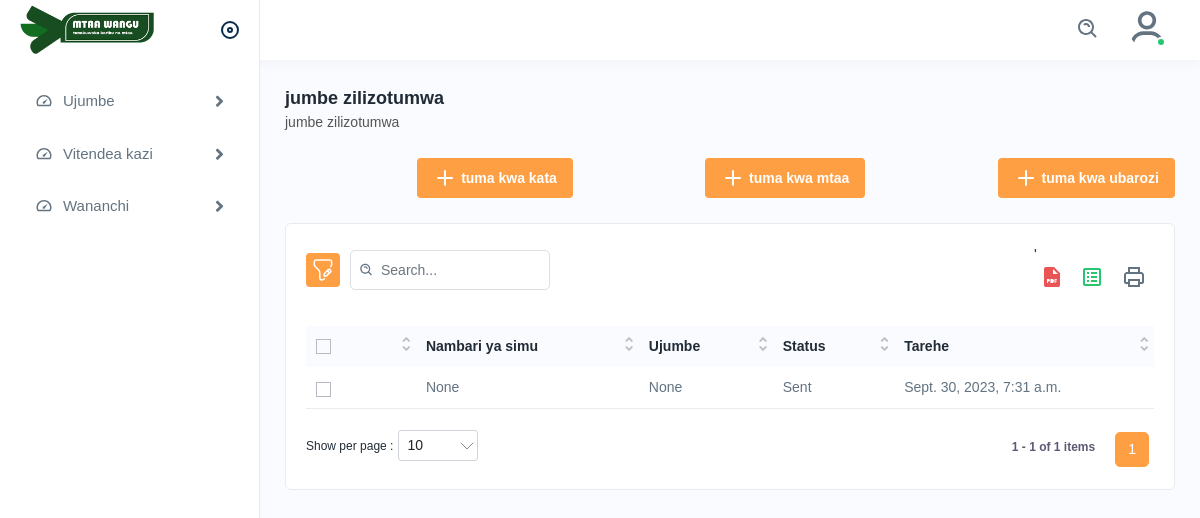
Before: /jumbe-zilizotumwa/ with the older database file.
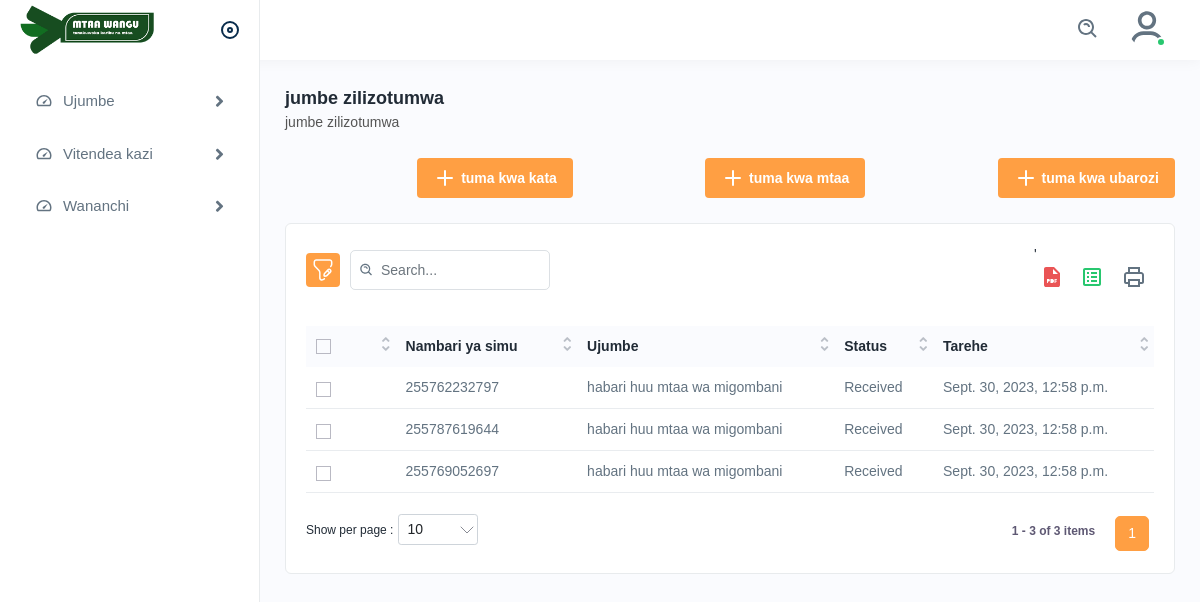
After: the same page with the newer database file.
### ujumbe/models.py (models this page shows, shortened)
class UjumbeUliotumwa(models.Model):
    mtendaji = models.ForeignKey(Mtendaji, on_delete=models.CASCADE, null=True, related_name="zilizotumwa_mtendaji")
    mjumbe = models.ForeignKey(Mjumbe, on_delete=models.CASCADE, null=True, related_name="zilizotumwa_mjumbe")
    ujumbe = models.TextField(null=True)
    nambari_ya_simu = models.CharField(max_length=80, null=True, blank=True)
    is_delivered = models.BooleanField(default=False)
    date_created = models.DateTimeField(auto_now=True)
    class Meta:
        verbose_name_plural = 'jumbeZilizotumwa'

### ujumbe/views.py (the view)
# urls.py: path('jumbe-zilizotumwa/', views.orodha_ya_jumbe_zilizotumwa, name="jumbe-zilizotumwa"),
def orodha_ya_jumbe_zilizotumwa(request):
    jumbe = ujumbe_models.UjumbeUliotumwa.objects.all()
    context = {
        'jumbe': jumbe,
    }
    return render(request, 'ujumbe/jumbe_zilizotumwa.html', context)

### templates/ujumbe/jumbe_zilizotumwa.html (shortened to what this page needs)
{% extends 'base/index.html' %}
{% load static %}
{% block page %}jumbe zilizotumwa{% endblock page %}
{% block slogan %}jumbe zilizotumwa{% endblock slogan %}
{% block content %}
<div class="page-header">
    <div class="page-btn">
        <a href="{% url 'tuma-kwa-kata' %}" class="btn btn-added"><img src="{% static 'assets/img/icons/plus.svg' %}" alt="img" class="me-1">tuma kwa kata</a>
    </div>
    <div class="page-btn">
        <a href="{% url 'tuma-kwa-mtaa' %}" class="btn btn-added"><img src="{% static 'assets/img/icons/plus.svg' %}" alt="img" class="me-1">tuma kwa mtaa</a>
    </div>
    <div class="page-btn">
        <a href="{% url 'tuma-kwa-barozi' %}" class="btn btn-added"><img src="{% static 'assets/img/icons/plus.svg' %}" alt="img" class="me-1">tuma kwa ubarozi</a>
    </div>
</div>
<div class="card">
    <div class="card-body">
    <div class="table-top">
    <div class="search-set">
    <div class="search-path">
    <a class="btn btn-filter" id="filter_search">
        <img src="{% static 'assets/img/icons/filter.svg' %}" alt="img">
    </a>
    </div>
    <div class="search-input">
    <a class="btn btn-searchset"><img src="{% static 'assets/img/icons/search-white.svg' %}" alt="img"></a>
    </div>
    </div>
    <div class="wordset">'
    <ul>
    <li>
    <a data-bs-toggle="tooltip" data-bs-placement="top" title="pdf"><img src="{% static 'assets/img/icons/pdf.svg' %}" alt="img"></a>
    </li>
    <li>
    <a data-bs-toggle="tooltip" data-bs-placement="top" title="excel"><img src="{% static 'assets/img/icons/excel.svg' %}" alt="img"></a>
    </li>
    <li>
    <a data-bs-toggle="tooltip" data-bs-placement="top" title="print"><img src="{% static 'assets/img/icons/printer.svg' %}" alt="img"></a>
    </li>
    </ul>
    </div>
    </div>
    <div class="table-responsive">
    <table class="table  datanew">
    <thead>
    <tr>
    <th>
    <label class="checkboxs">
    <span class="checkmarks"></span>
    </label>
    </th>
    <th>Nambari ya simu</th>
    <th>Ujumbe</th>
    <th>Status </th>
    <th>Tarehe</th>
    </tr>
    </thead>
    <tbody>
    {% for pc in jumbe %}
    <tr>
    <td>
    <label class="checkboxs">
    <span class="checkmarks"></span>
    </label>
    </td>
    <td>{{pc.nambari_ya_simu}}</td>
    <td>{{pc.ujumbe}}</td>
    {% if pc.is_delivered %}
    <td>Received</td>
    {% else %}
    <td>Sent</td>
    {% endif %}
    <td>{{pc.date_created}}</td>
    </tr>
    {% endfor %}
    </tbody>
    </table>
    </div>
    </div>
</div>
{% endblock %}

### templates/base/index.html (shortened to what this page needs)
{% load static %}
<!DOCTYPE html>
<html lang="en">
<head>
<link rel="stylesheet" href="{% static 'assets/css/bootstrap.min.css' %}">
<link rel="stylesheet" href="{% static 'assets/css/animate.css' %}">
<link rel="stylesheet" href="{% static 'assets/css/dataTables.bootstrap4.min.css' %}">
<link rel="stylesheet" href="{% static 'assets/plugins/select2/css/select2.min.css' %}">
<link rel="stylesheet" href="{% static 'assets/plugins/fontawesome/css/fontawesome.min.css' %}">
<link rel="stylesheet" href="{% static 'assets/plugins/fontawesome/css/all.min.css' %}">
<link rel="stylesheet" href="{% static 'assets/css/style.css' %}">
</head>
<body>
<div class="main-wrapper">
    {% include 'partials/navbar.html' %}
    {% include 'partials/sidebar.html' %}
    <div class="page-wrapper">
        <div class="content">
            <div class="page-header">
                <div class="page-title">
                    <h4>{% block page %}{% endblock page %}</h4>
                    <h6>{% block slogan %}{% endblock slogan %}</h6>
                </div>
            </div>
            {% block content %}{% endblock %}
        </div>
    </div>
</div>
</body>
</html>

### templates/partials/navbar.html (shortened to what this page needs)
{% load static %}
<div class="header">
    <div class="header-left active">
    <a href="" class="logo">
    <img src="{% static 'assets/img/sifex/logo.png' %}" alt="">
    </a>
    <a id="toggle_btn" href="javascript:void(0);">
    </a>
    </div>
    <ul class="nav user-menu">
    <li class="nav-item">
    <div class="top-nav-search">
    <form action="#">
    <a class="btn" id="searchdiv"><img src="{% static 'assets/img/icons/search.svg' %}" alt="img"></a>
    </form>
    </div>
    </li>
    <li class="nav-item dropdown has-arrow main-drop">
    <a href="javascript:void(0);" class="dropdown-toggle nav-link userset" data-bs-toggle="dropdown">
    <span class="user-img">
    {% if request.user.profile_pic %}
        <img src="{{request.user.profile_pic.url}}" alt="">
    {% else %}
        <img src="{% static 'assets/img/icons/users1.svg' %}" alt="img">
    {% endif %}
    <span class="status online"></span></span>
    </a>
    </li>
    </ul>
    </div>

### templates/partials/sidebar.html (shortened to what this page needs)
{% load static %}
<div class="sidebar" id="sidebar">
    <div class="sidebar-inner slimscroll">
    <div id="sidebar-menu" class="sidebar-menu">
    <ul>
        <li class="submenu">
            <a href="javascript:void(0);"><img src="{% static 'assets/img/icons/dashboard.svg' %}" alt="img"><span> Ujumbe</span> <span class="menu-arrow"></span></a>
        </li>
        <li class="submenu">
            <a href="javascript:void(0);"><img src="{% static 'assets/img/icons/dashboard.svg' %}" alt="img"><span> Vitendea kazi</span> <span class="menu-arrow"></span></a>
        </li>
        <li class="submenu">
            <a href="javascript:void(0);"><img src="{% static 'assets/img/icons/dashboard.svg' %}" alt="img"><span> Wananchi</span> <span class="menu-arrow"></span></a>
        </li>
    </ul>
    </div>
    </div>
</div>

Changed rows visible on the page:
removed UjumbeUliotumwa: nambari_ya_simu "None", ujumbe "None", is_delivered "Sent", date_created "Sept. 30, 2023, 7:31 a.m."
added UjumbeUliotumwa: nambari_ya_simu "255762232797", ujumbe "habari huu mtaa wa migombani", is_delivered "Received", date_created "Sept. 30, 2023, 12:58 p.m."
added UjumbeUliotumwa: nambari_ya_simu "255787619644", ujumbe "habari huu mtaa wa migombani", is_delivered "Received", date_created "Sept. 30, 2023, 12:58 p.m."
added UjumbeUliotumwa: nambari_ya_simu "255769052697", ujumbe "habari huu mtaa wa migombani", is_delivered "Received", date_created "Sept. 30, 2023, 12:58 p.m."
Other visible differences:
text written by a page script: "1 1 - 1 of 1 items" → "1 1 - 3 of 3 items"
